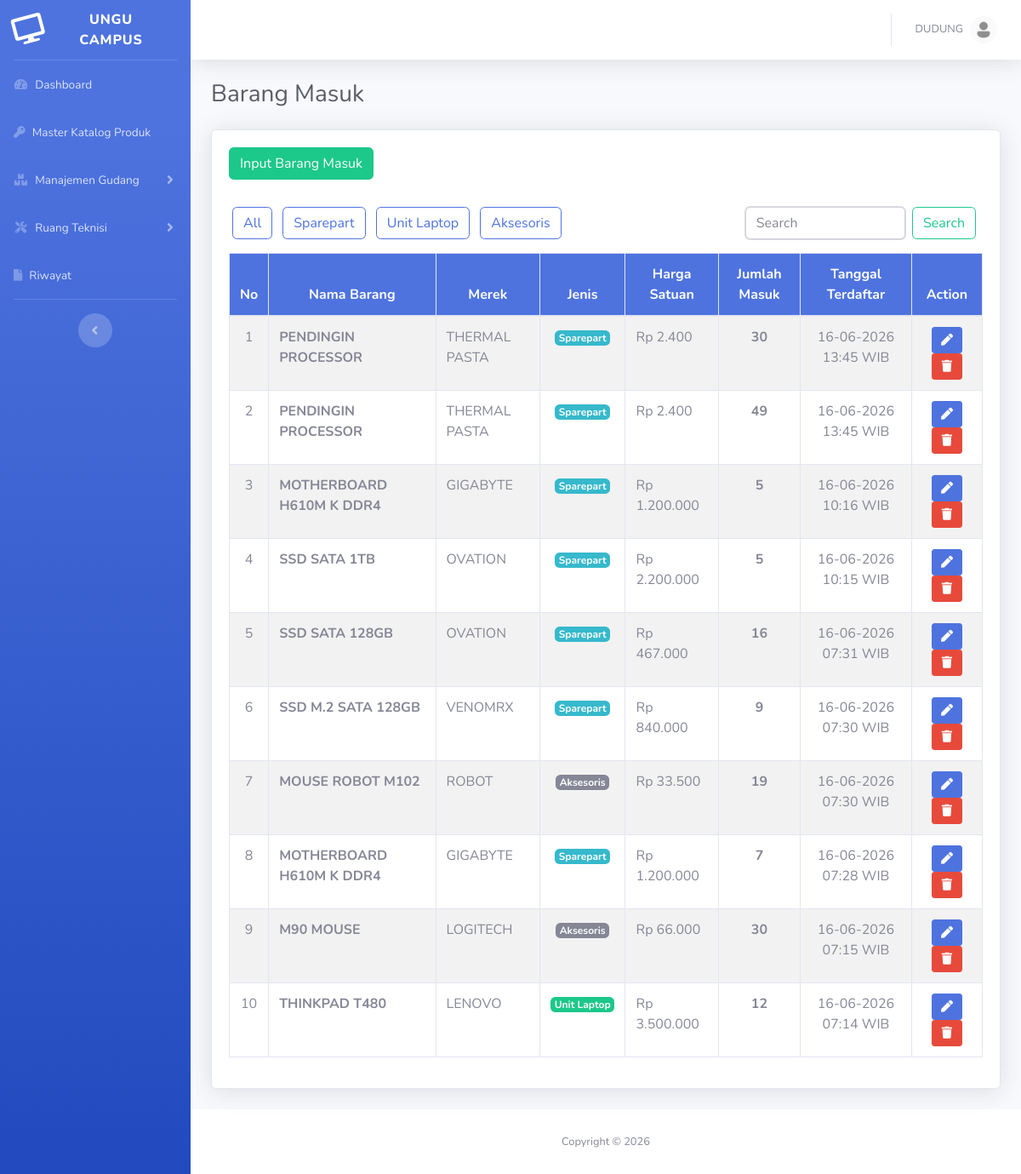
The app's page /views/barang/barang_tampil.php (signed in) with its own data.
### tables this page shows
CREATE TABLE `tabel_menu` (
  `id_menu` int(11) NOT NULL,
  `nama_menu` varchar(50) NOT NULL,
  `link` varchar(100) NOT NULL,
  `icon` varchar(50) DEFAULT NULL,
  `parent_id` int(11) DEFAULT 0,
  `urutan` int(11) NOT NULL
);

CREATE TABLE `tabel_kategori` (
  `id_kategori` int(11) NOT NULL,
  `nama_kategori` varchar(100) NOT NULL
);

CREATE TABLE `tabel_barang` (
  `id_barang` int(11) NOT NULL,
  `id_katalog` int(11) NOT NULL,
  `harga` int(11) NOT NULL,
  `stok_masuk` int(11) NOT NULL,
  `tanggal_masuk` timestamp NOT NULL DEFAULT current_timestamp()
);

CREATE TABLE `master_katalog` (
  `id_katalog` int(11) NOT NULL,
  `nama_produk` varchar(100) NOT NULL,
  `merek` varchar(50) NOT NULL,
  `jenis` varchar(50) NOT NULL,
  `tanggal` timestamp NOT NULL DEFAULT current_timestamp(),
  `stok` int(11) NOT NULL,
  `id_kategori` int(11) DEFAULT NULL
);

### proses/tampil_produk.php (called while the page is built, shortened)
<?php
require_once __DIR__ . '/../Config/koneksi.php';
function tampilBarangMasuk()
{
    global $koneksi;
    $query = "SELECT b.*, k.nama_produk, k.merek, tk.nama_kategori
                                  FROM tabel_barang AS b
                                  INNER JOIN master_katalog AS k ON b.id_katalog = k.id_katalog
                                  INNER JOIN tabel_kategori AS tk ON k.id_kategori = tk.id_kategori
                                  ORDER BY b.id_barang DESC";
    $tampil = mysqli_query($koneksi, $query);
    return $tampil;
}
function getKategoriData()
{
    global $koneksi;
    $query = "SELECT * FROM tabel_kategori";
    $tampil = mysqli_query($koneksi, $query);
    return $tampil;
}

### Views/Barang/barang_tampil.php (the view, shortened to what this page needs)
<?php
require_once '../../Config/koneksi.php';
require_once '../../layouts/header.php';
include('../../layouts/sidebar.php');
include('../../layouts/topbar.php');
require_once '../../proses/tampil_produk.php';
$kategori_db = getKategoriData();
if (isset($_GET['id_kategori'])) {
    $barang_masuk = filterBarang($_GET['id_kategori']);
} elseif (isset($_GET['search']) && !empty($_GET['input'])) {
    $barang_masuk = cariItemsBarang($_GET['input']);
} else {
    $barang_masuk = tampilBarangMasuk();
}
?>
<div class="container-fluid">
    <h1 class="h3 mb-4 text-gray-800">Barang Masuk</h1>
    <div class="card shadow mb-4">
        <div class="card-body">
            <button class="h3 btn btn-success mb-3" data-toggle="modal" data-target="#addBarangModal">
                Input Barang Masuk
            </button>
            <div class="row align-items-center my-3">
                <div class="col-md-8 mb-2 mb-md-0">
                    <a href="?" class="btn btn-outline-primary mx-1">All</a>
                    <?php foreach ($kategori_db as $kt) : ?>
                        <a href="?id_kategori=<?= $kt['id_kategori'] ?>" class="btn btn-outline-primary mx-1">
                            <?= $kt['nama_kategori'] ?>
                        </a>
                    <?php endforeach; ?>
                </div>
                <div class="col-md-4">
                    <form class="d-flex float-md-right" role="search">
                        <input class="form-control me-2 input-search" type="search" placeholder="Search" name="input" aria-label="Search" value="<?= isset($_GET['input']) ? htmlspecialchars($_GET['input']) : ''; ?>" />
                        <button class="btn btn-outline-success mx-2" type="submit" name="search">Search</button>
                    </form>
                </div>
            </div>
            <div class="table-responsive">
                <table id="dataTable" class="table table-striped table-bordered nowrap" style="width:100%">
                    <thead>
                        <tr class="bg-primary text-white">
                            <th class="text-center">No</th>
                            <th class="text-center">Nama Barang</th>
                            <th class="text-center">Merek</th>
                            <th class="text-center">Jenis</th>
                            <th class="text-center">Harga Satuan</th>
                            <th class="text-center">Jumlah Masuk</th>
                            <th class="text-center">Tanggal Terdaftar</th>
                            <th class="text-center">Action</th>
                        </tr>
                    </thead>
                    <tbody>
                        <?php
                        $i = 1;
                        while ($data = mysqli_fetch_array($barang_masuk)) :
                        ?>
                            <tr>
                                <td class="text-center"><?= $i++; ?></td>
                                <td style="text-transform:uppercase"><strong><?= $data['nama_produk']; ?></strong></td>
                                <td style="text-transform:uppercase"><?= $data['merek']; ?></td>
                                <td class="text-center">
                                    <span class="badge <?= ($data['nama_kategori'] == 'Unit Laptop') ? 'badge-success' : (($data['nama_kategori'] == 'Aksesoris') ? 'badge-secondary' : 'badge-info'); ?>">
                                        <?= $data['nama_kategori']; ?>
                                    </span>
                                </td>
                                <td><?= 'Rp ' . number_format($data['harga'], 0, ',', '.'); ?></td>
                                <td class="text-center"><strong><?= $data['stok_masuk']; ?></strong></td>
                                <td class="text-center"><?= date('d-m-Y H:i', strtotime($data['tanggal_masuk'])); ?> WIB</td>
                                <td class="text-center">
                                    <button class="btn btn-primary btn-sm" data-toggle="modal" data-target="#modalEdit<?= $data['id_barang']; ?>" title="Edit">
                                        <i class="fas fa-solid fa-fw fa-pen"></i>
                                    </button>
                                    <form action="../../proses/barang_proses.php" method="post" style="display:inline;">
                                        <button type="submit" name="hapus_barang" class="btn btn-danger btn-sm" onclick="return confirm('Yakin ingin menghapus log barang masuk ini? Stok di master katalog akan otomatis berkurang.');">
                                            <i class="fas fa-solid fa-fw fa-trash" title="Delete"></i>
                                        </button>
                                    </form>
                                </td>
                            </tr>
                        <?php endwhile; ?>
                    </tbody>
                </table>
            </div>
        </div>
    </div>
</div>
<?php include('../../layouts/footer.php'); ?>

### layouts/sidebar.php (shortened to what this page needs)
<ul class="navbar-nav bg-gradient-primary sidebar sidebar-dark accordion" id="accordionSidebar">
    <a class="sidebar-brand d-flex align-items-center justify-content-center" href="index.php">
        <div class="sidebar-brand-icon rotate-n-15">
            <i class="fas fa-desktop"></i>
        </div>
        <div class="sidebar-brand-text mx-4">Ungu Campus</div>
    </a>
    <hr class="sidebar-divider my-0">
    <?php
    global $koneksi;
    $request_uri = $_SERVER['SCRIPT_NAME'];
    $halaman_aktif = str_replace('/manajemen-stok/', '', $request_uri);
    $query_main = mysqli_query($koneksi, "SELECT * FROM tabel_menu WHERE parent_id = 0 ORDER BY urutan ASC");
    while ($main = mysqli_fetch_array($query_main)) :
        $id_main = $main['id_menu'];
        $query_sub = mysqli_query($koneksi, "SELECT * FROM tabel_menu WHERE parent_id = '$id_main' ORDER BY urutan ASC");
        $punya_sub = mysqli_num_rows($query_sub);
        if ($punya_sub == 0) :
            $menu_link = ltrim($main['link'], '/');
            $status_active = ($halaman_aktif == $menu_link) ? 'active' : '';
    ?>
            <li class="nav-item <?= $status_active; ?>">
                <a class="nav-link" href="/manajemen-stok/<?= $menu_link; ?>">
                    <i class="<?= $main['icon']; ?>"></i>
                    <span><?= $main['nama_menu']; ?></span>
                </a>
            </li>
    <?php
        else :
            $sub_links = [];
            while($sm = mysqli_fetch_array($query_sub)) {
                $sub_links[] = ltrim($sm['link'], '/');
            }
            $is_active = in_array($halaman_aktif, $sub_links) ? 'active' : '';
            $is_collapsed = in_array($halaman_aktif, $sub_links) ? '' : 'collapsed';
    ?>
            <li class="nav-item <?= $is_active; ?>">
                <a class="nav-link <?= $is_collapsed; ?>" href="#" data-toggle="collapse" data-target="#collapse<?= $id_main; ?>"
                    aria-expanded="<?= in_array($halaman_aktif, $sub_links) ? 'true' : 'false'; ?>" aria-controls="collapse<?= $id_main; ?>">
                    <i class="<?= $main['icon']; ?>"></i>
                    <span><?= $main['nama_menu']; ?></span>
                </a>
            </li>
    <?php
        endif;
    endwhile;
    ?>
    <hr class="sidebar-divider d-none d-md-block">
    <div class="text-center d-none d-md-inline">
        <button class="rounded-circle border-0" id="sidebarToggle"></button>
    </div>
</ul>
<div id="content-wrapper" class="d-flex flex-column">
    <div id="content">

### css/barang_masuk.css (style rules this page uses)
.input-search { box-shadow: rgba(0, 0, 0, 0.02) 0px 1px 3px 0px, rgba(27, 31, 35, 0.15) 0px 0px 0px 1px; }

### records on screen
tabel_menu: nama_menu "Dashboard"
tabel_menu: nama_menu "Master Katalog Produk"
tabel_menu: nama_menu "Manajemen Gudang"
tabel_menu: nama_menu "Ruang Teknisi"
tabel_menu: nama_menu "Riwayat"
tabel_kategori: nama_kategori "Sparepart"
tabel_kategori: nama_kategori "Unit Laptop"
tabel_kategori: nama_kategori "Aksesoris"
tabel_barang: id_katalog.nama_produk "PENDINGIN PROCESSOR", id_katalog.merek "THERMAL PASTA", tabel_kategori.nama_kategori "Sparepart", harga "2.400", stok_masuk "30", tanggal_masuk "16-06-2026 13:45"
tabel_barang: id_katalog.nama_produk "PENDINGIN PROCESSOR", id_katalog.merek "THERMAL PASTA", tabel_kategori.nama_kategori "Sparepart", harga "2.400", stok_masuk "49", tanggal_masuk "16-06-2026 13:45"
tabel_barang: id_katalog.nama_produk "MOTHERBOARD H610M K DDR4", id_katalog.merek "GIGABYTE", tabel_kategori.nama_kategori "Sparepart", harga "1.200.000", stok_masuk "5", tanggal_masuk "16-06-2026 10:16"
tabel_barang: id_katalog.nama_produk "SSD SATA 1TB", id_katalog.merek "OVATION", tabel_kategori.nama_kategori "Sparepart", harga "2.200.000", stok_masuk "5", tanggal_masuk "16-06-2026 10:15"
tabel_barang: id_katalog.nama_produk "SSD SATA 128GB", id_katalog.merek "OVATION", tabel_kategori.nama_kategori "Sparepart", harga "467.000", stok_masuk "16", tanggal_masuk "16-06-2026 07:31"
tabel_barang: id_katalog.nama_produk "SSD M.2 SATA 128GB", id_katalog.merek "VENOMRX", tabel_kategori.nama_kategori "Sparepart", harga "840.000", stok_masuk "9", tanggal_masuk "16-06-2026 07:30"
tabel_barang: id_katalog.nama_produk "MOUSE ROBOT M102", id_katalog.merek "ROBOT", tabel_kategori.nama_kategori "Aksesoris", harga "33.500", stok_masuk "19", tanggal_masuk "16-06-2026 07:30"
tabel_barang: id_katalog.nama_produk "MOTHERBOARD H610M K DDR4", id_katalog.merek "GIGABYTE", tabel_kategori.nama_kategori "Sparepart", harga "1.200.000", stok_masuk "7", tanggal_masuk "16-06-2026 07:28"
tabel_barang: id_katalog.nama_produk "M90 MOUSE", id_katalog.merek "LOGITECH", tabel_kategori.nama_kategori "Aksesoris", harga "66.000", stok_masuk "30", tanggal_masuk "16-06-2026 07:15"
tabel_barang: id_katalog.nama_produk "THINKPAD T480", id_katalog.merek "LENOVO", tabel_kategori.nama_kategori "Unit Laptop", harga "3.500.000", stok_masuk "12", tanggal_masuk "16-06-2026 07:14"

### other values on screen
$_SESSION['nama'] "DUDUNG"
